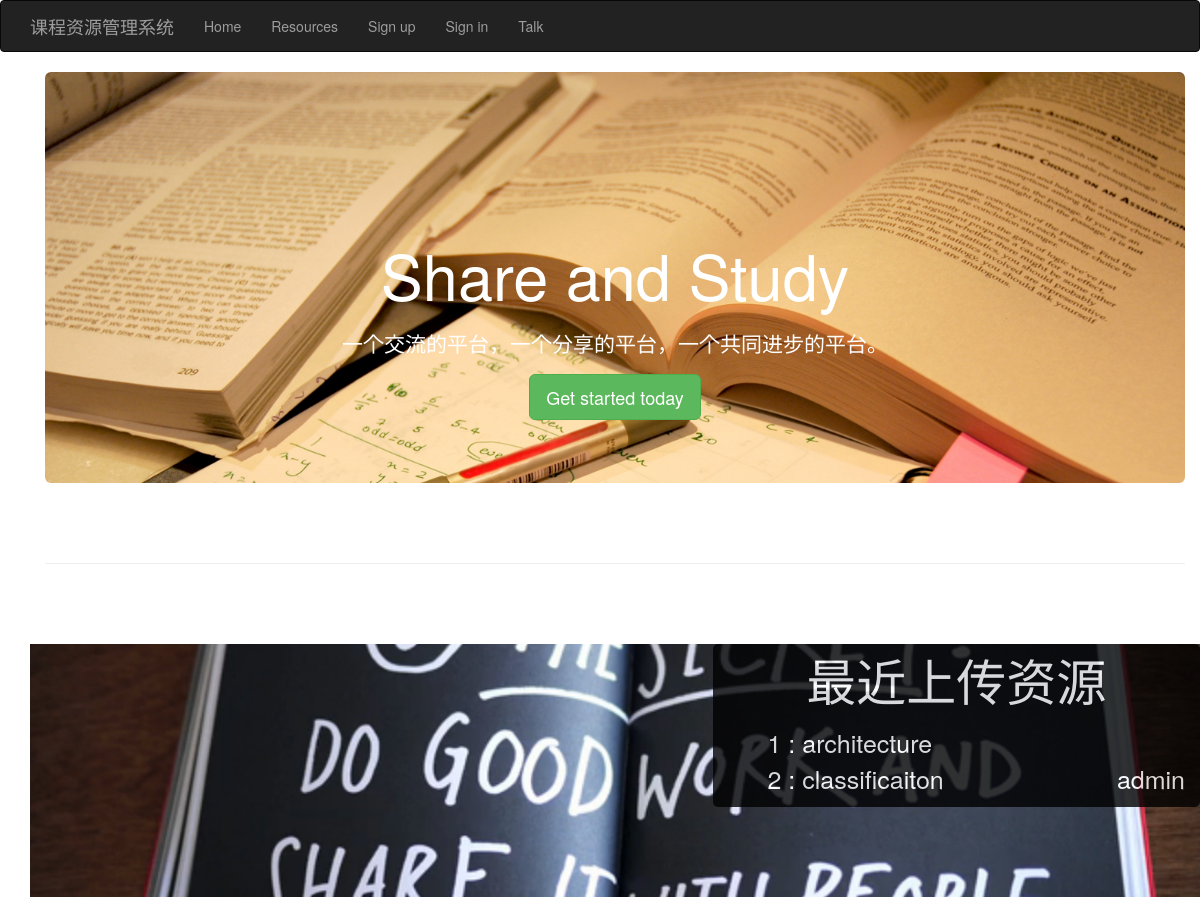
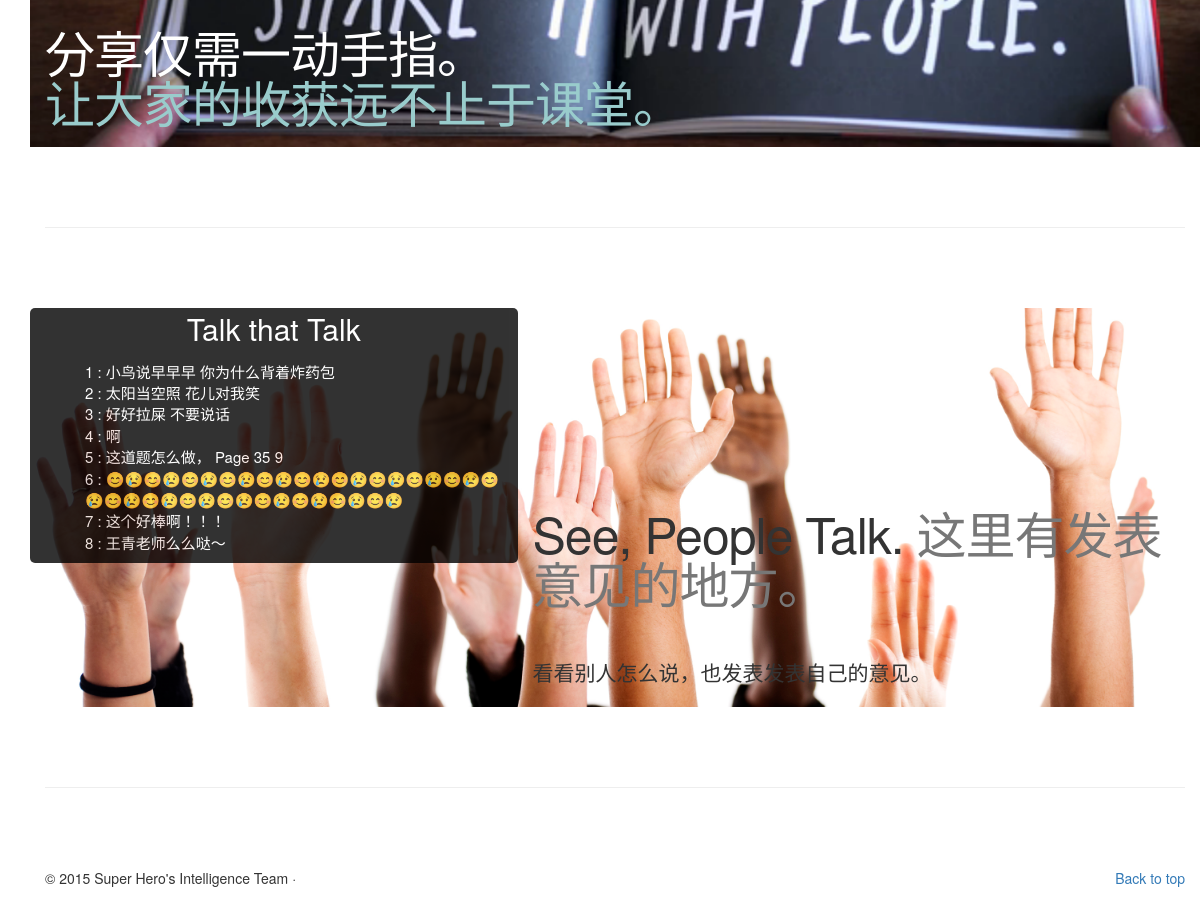
/index, run on the app's committed database (2 pictures, top to bottom).
### Model.py (models this page shows, shortened)
class LResource(db.Model):
    __tablename__ = 'resource'
    id = db.Column(db.Integer, primary_key=True)
    name = db.Column(db.String(40), index=True)
    types = db.Column(db.Integer)
    format = db.Column(db.Integer)
    course_id = db.Column(db.Integer, db.ForeignKey('course.id'))
    url = db.Column(db.String(254))
    author = db.Column(db.String(40))
    uploader_id = db.Column(db.Integer, db.ForeignKey('user.id'))
    uptime = db.Column(db.DateTime, default=datetime.datetime.now)
    updatetime = db.Column(db.DateTime, onupdate=datetime.datetime.now)
    desc = db.Column(db.String(254))
    addr = db.Column(db.String(254))
    standard = db.relationship('StandardAndSpe', secondary='res_std')
    tool = db.relationship('Tool', secondary='res_tool')
    organization = db.relationship('Organization', secondary='res_org')
    knowledge = db.relationship('KnowledgeElement', secondary='res_ke')

class User(db.Model):
    __tablename__ = 'user'
    __searchable__ = ['username']
    id = db.Column(db.Integer, primary_key=True)
    username = db.Column(db.String(64), index=True, unique=True)
    email = db.Column(db.String(120), index=True, unique=True)
    role = db.Column(db.SmallInteger, default=ROLE_USER)
    password = db.Column(db.String(32))
    res_id = db.relationship('LResource', backref = 'uploader')

class Post(db.Model):
	id = db.Column(db.Integer, primary_key=True)
	content = db.Column(db.Text)
	like_num = db.Column(db.Integer, default = 0)
	create_time = db.Column(db.DateTime, default=datetime.datetime.now)
	location = db.Column(db.Integer)
	comment_id = db.relationship('PostComment', backref='post')

### app.py (the view)
@app.route('/', methods=['GET', 'POST'])
@app.route('/index', methods=['GET', 'POST'])
def index():
    name = session.get('name')
    user = g.user
    latest = db.session.query(LResource).order_by(LResource.id.desc()).limit(5)
    posts = db.session.query(Post).order_by(Post.id.desc()).limit(10)
    uploader = []
    for entry in latest:
        print entry.id
        uploader.append(User.query.filter_by(id = entry.id).first())
        print uploader[0]
    if g.user is not None:
        return render_template('index.html', user = user, name = name, latest = latest, uploader=uploader, posts = posts)
    return render_template('index.html', user = user, name = None, latest = latest,uploader = uploader, posts=posts)

### app.py (called while the page is built)
@app.before_request
def before_request():
   g.user = current_user

### templates/index.html (shortened to what this page needs)
{% extends "base.html" %}
{% import "bootstrap/wtf.html" as wtf %}
{% block page_content %}
<div class="container">
    <div class="jumbotron">
        <h1 style="color:white;">Share and Study</h1>
        <br>
        <p style="color:white" class="lead">一个交流的平台，一个分享的平台，一个共同进步的平台。</p>
        {% if current_user.is_authenticated() %}
        <p><a class="btn btn-lg btn-success greenPulse" href="/upload" role="button">Contribute today</a></p>
        {% else %}
        <p><a class="btn btn-lg btn-success greenPulse" href="/signup" role="button">Get started today</a></p>
        {% endif %}
    </div>
    <hr class="featurette-divider">
    <div class="row featurette" style="background: url('../static/images/share.png') no-repeat 0 -180px;background-size:cover; ">
        <div class="col-md-7" >
            <br><br><br><br><br><br><br><br>
            <h2 class="featurette-heading" style="color:white;">分享仅需一动手指。 <br><span class="text-muted" style="color:#99CCCC;">让大家的收获远不止于课堂。</span></h2>
        </div>
        {% if latest %}
        <div class="col-md-5" style="background-color: #000; opacity: 0.8; border-radius: 5px">
            <p style="text-align: center; color:white; font-size: 50px;">最近上传资源</p>
            <ul>
            {% for i in range(uploader|length) %}
            <li style="color:white; font-size: 25px; list-style-type: none; text-align: left; word-break: break-word;">{{i+1}} : {{latest[i]['name']}} <span style="float:right;"> {{uploader[i]['username']}}<span> </li>
            {% endfor %}
            </ul>
        </div>
        {% endif %}
    </div>
    <hr class="featurette-divider">
    <div class="row featurette" style="background: url('../static/images/handsup.jpg') no-repeat 0 -180px; background-size: cover;">
        <div class="col-md-7 col-md-push-5">
            <br><br><br><br>
            <h2 class="featurette-heading">See, People Talk. <span class="text-muted">这里有发表意见的地方。</span></h2>
            <br><br>
            <p class="lead">看看别人怎么说，也发表发表自己的意见。</p>
        </div>
            {% if posts %}
            <div class="col-md-5  col-md-pull-7" style="background-color: #000; opacity: 0.8; border-radius: 5px">
            <p style="text-align: center; color:white; font-size: 30px;">Talk that Talk</p>
            <ul>
            {% for i in range(posts.count()) %}
            <li style="color:white; font-size: 15px; list-style-type: none; text-align: left; word-break: break-word;">{{i+1}} : {{posts[i]['content']}}</li>
            {% endfor %}
            </ul>
            </div>
            {% endif %}
    </div>
    <hr class="featurette-divider">
    <footer>
        <p class="pull-right"><a href="#">Back to top</a></p>
        <p>&copy; 2015 Super Hero's Intelligence Team &middot; </p>
    </footer>
</div>
{% endblock %}

### templates/base.html (shortened to what this page needs)
{% extends "bootstrap/base.html" %}
{% block head %}
{{super()}}
  <link rel="stylesheet" href="{{ url_for('static', filename='css/selfcss.css') }}">
{% endblock %}
{% block navbar %}
<div class="navbar navbar-inverse" role="navigation">
  <div class="container">
    <div class="navbar-header">
      <a class="navbar-brand" href="/">课程资源管理系统</a>
    </div>
    <div class="navbar-collapse collapse">
      <ul class="nav navbar-nav">
        <li><a href="/">Home</a></li>
        <li><a href="/resource">Resources</a></li>
        {% if current_user.is_authenticated() %}
        <li><a href="/upload">Upload</a></li>
        <li><a href="/management">Management</a></li>
      </ul>
        <ul class="nav navbar-nav navbar-right">
          <li class="dropdown">
              <a href="#" class="dropdown-toggle" data-toggle="dropdown" role="button" aria-haspopup="true" aria-expanded="false">{{name}}<span class="caret"></span></a>
              <ul class="dropdown-menu">
                  <li><a href="/manage_resources">My Files</a></li>
                  <li class="divider"></li>
                  <li><a href="/logout"><i class="glyphicon glyphicon-off" aria-hidden="true"></i>Log Out</a></li>
              </ul>
          </li>
        </ul>
      <ul class="nav navbar-nav">
        {% else %}
        <li><a href="/signup">Sign up</a></li>
        <li><a href="/signin">Sign in</a></li>
        {% endif %}
        <li><a href="/talk">Talk</a></li>
      </ul>
    </div>
  </div>
</div>
{% endblock %}
{% block content %}
<div class="container">
  {% block page_content %}{% endblock %}
</div>
{% endblock %}

### static/css/selfcss.css (style rules this page uses)
h1 { padding: 0; margin: 0; border: 0; }

### templates/index.html (style rules this page uses)
.jumbotron { text-align: center; background-image: url('../static/images/study.jpg'); background-size:cover; }
.featurette-divider { margin: 80px 0; }
.featurette-heading { font-weight: 300; line-height: 1; letter-spacing: -1px; }
.greenPulse { -webkit-animation-name: greenPulse; -webkit-animation-duration: 3s; -webkit-animation-iteration-count: infinite; }
@media (min-width: 768px) { .featurette-heading { font-size: 50px; } }
@media (min-width: 992px) { .featurette-heading { margin-top: 120px; } }
.jumbotron > h1 { margin-top:120px; }

### data on the page
LResource: name "architecture"
LResource: name "classificaiton"
User: username "admin"
Post: content "小鸟说早早早 你为什么背着炸药包"
Post: content "太阳当空照 花儿对我笑"
Post: content "好好拉屎 不要说话"
Post: content "啊"
Post: content "这道题怎么做， Page 35 9"
Post: content "😊😢😊😢😊😢😊😢😊😢😊😢😊😢😊😢😊😢😊😢😊😢😊😢😊😢😊😢😊😢😊😢😊😢😊😢😊😢"
Post: content "这个好棒啊！！！"
Post: content "王青老师么么哒～"

### other printed values
{{ i+1 }} "1" "2"
{{ i+1 }} "1" "2" "3" "4" "5" "6" "7" "8"
